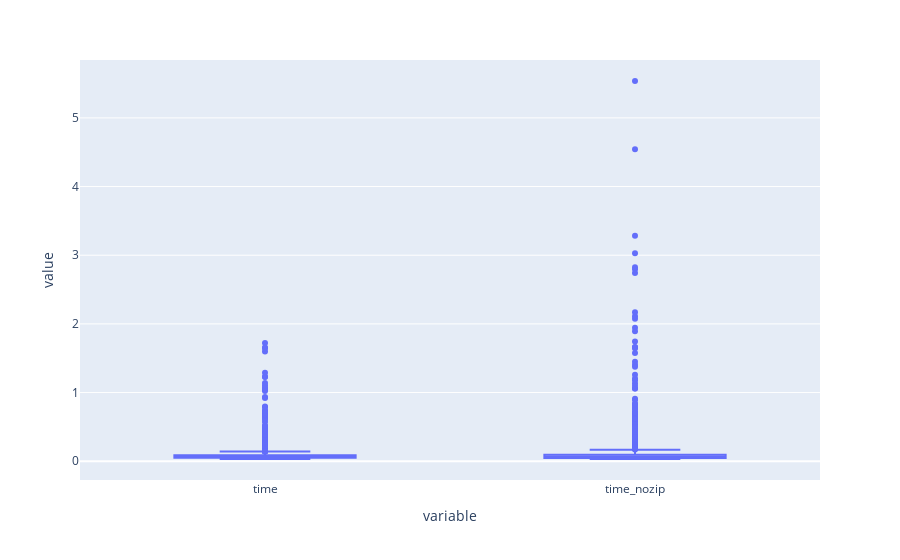

The notebook cell this image was saved under:
### Code cell
addresses_unstruct[["time", "time_nozip"]].boxplot()

### Figure 1 — Plotly figure (JSON) as saved in the notebook; plotly's stock layout.template omitted (floating-point values rounded to 4 significant figures; data arrays with more than 128 entries replaced by an {"elided": "..."} marker saying what was removed)
{"data": [{"alignmentgroup": "True", "hovertemplate": "variable=%{x}<br>value=%{y}<extra></extra>", "legendgroup": "", "marker": {"color": "#636efa"}, "name": "", "notched": false, "offsetgroup": "", "orientation": "v", "showlegend": false, "type": "box", "x": {"elided": "2000 str values"}, "x0": " ", "xaxis": "x", "y": {"elided": "2000 float values"}, "y0": " ", "yaxis": "y"}], "layout": {"boxmode": "group", "legend": {"tracegroupgap": 0}, "margin": {"t": 60}, "xaxis": {"anchor": "y", "domain": [0, 1], "title": {"text": "variable"}}, "yaxis": {"anchor": "x", "domain": [0, 1], "title": {"text": "value"}}}}
